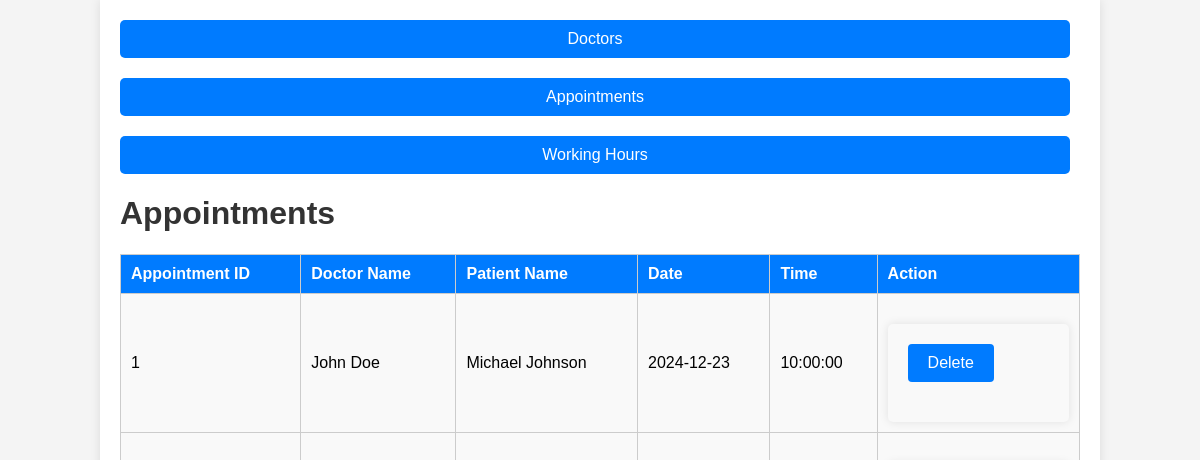
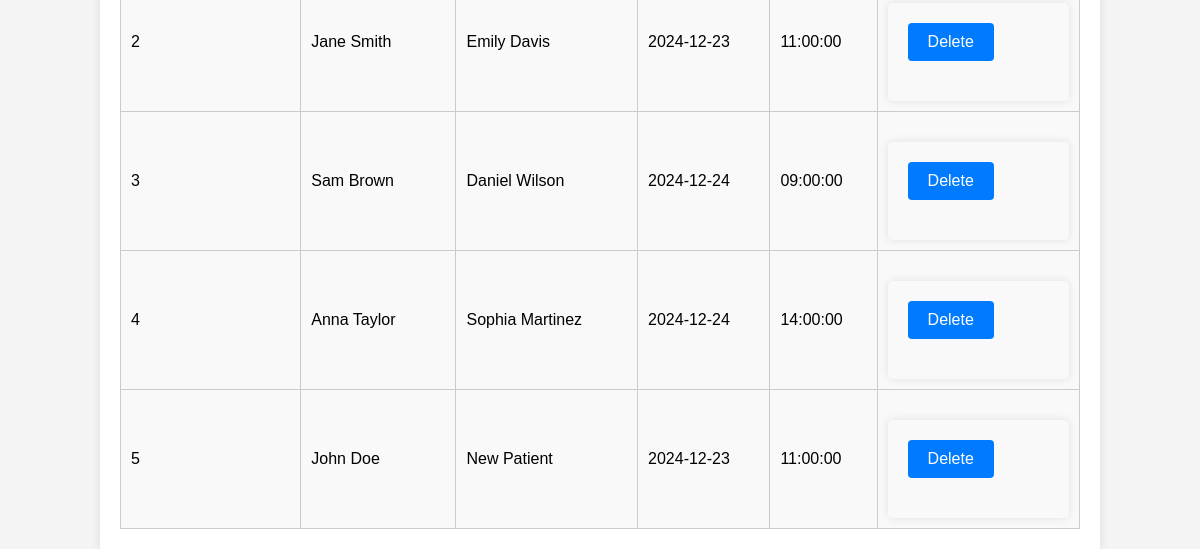
Page /appointments.php on the earlier database version (2 pictures, top to bottom).
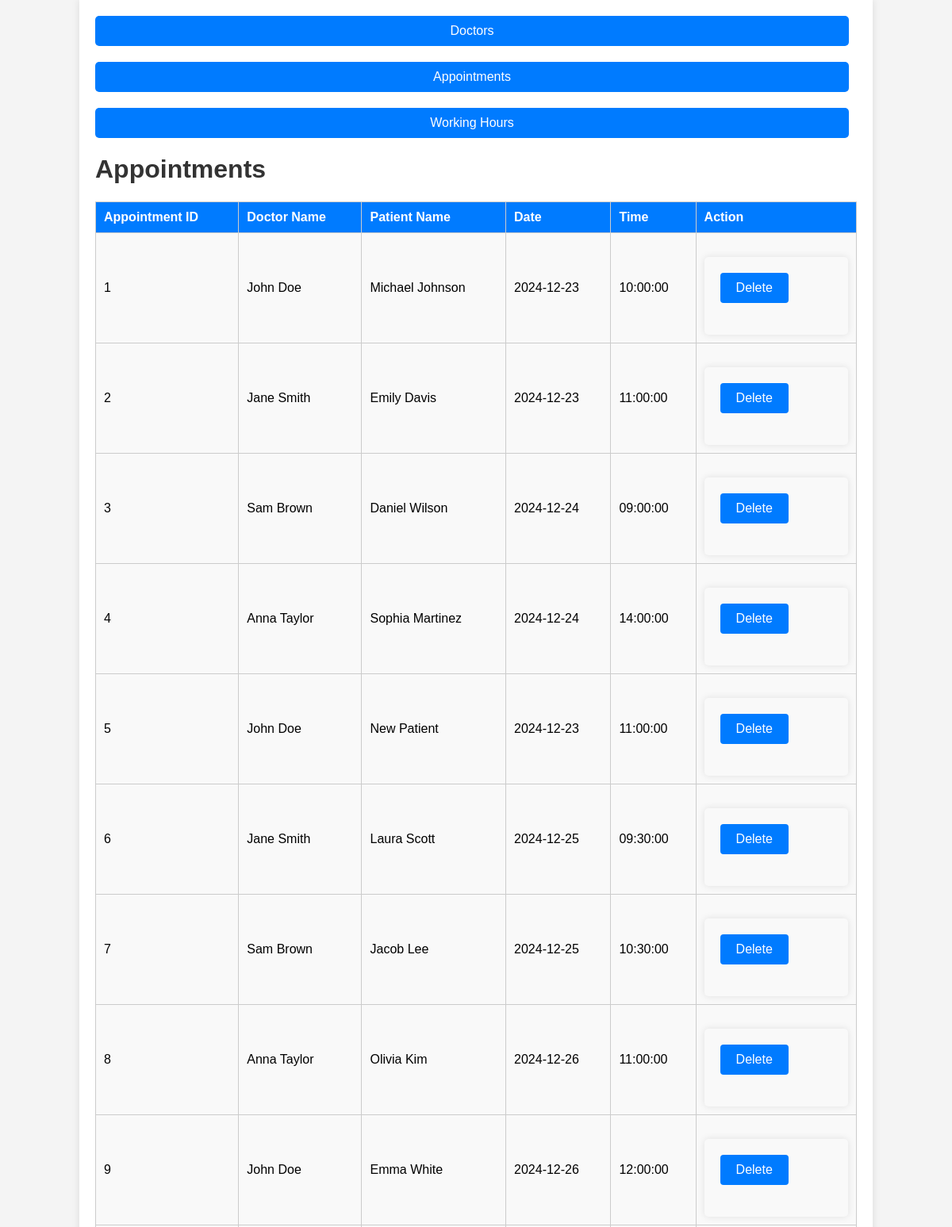
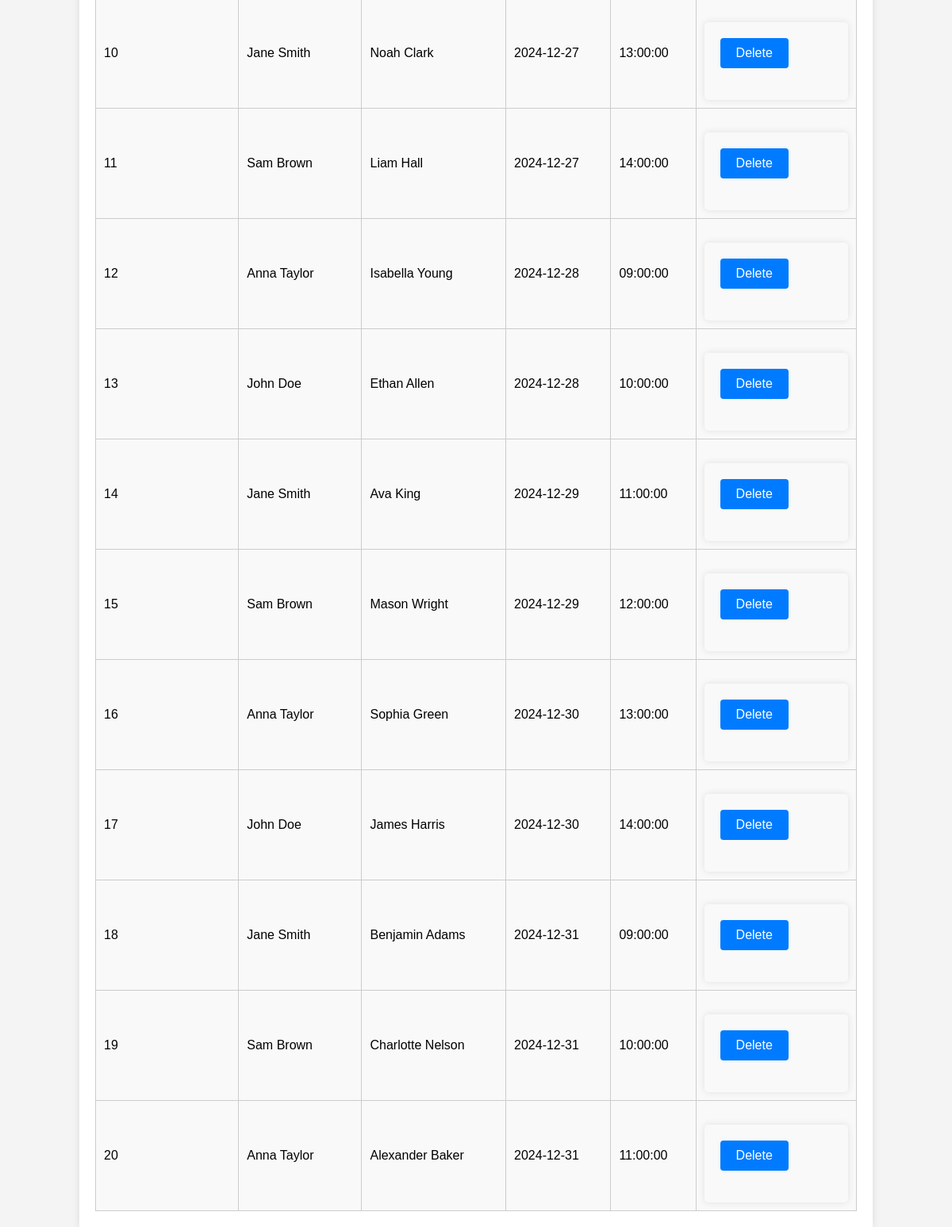
Same page on the later database version (2 pictures, top to bottom).
### tables this page shows
CREATE TABLE `Appointments` (
  `appointment_id` int NOT NULL,
  `doctor_id` int DEFAULT NULL,
  `patient_name` varchar(255) NOT NULL,
  `appointment_date` date NOT NULL,
  `appointment_time` time NOT NULL
);

CREATE TABLE `Doctors` (
  `doctor_id` int NOT NULL,
  `first_name` varchar(255) NOT NULL,
  `last_name` varchar(255) NOT NULL,
  `specialty_id` varchar(255) NOT NULL,
  `phone_number` varchar(20) DEFAULT NULL,
  `email` varchar(255) DEFAULT NULL,
  `room_number` varchar(10) DEFAULT NULL
);

### appointments.php (the view, shortened to what this page needs)
<?php include 'db.php'; ?>
<!DOCTYPE html>
<html lang="en">
<head>
    <link rel="stylesheet" href="style.css">
</head>
<body>
    <div class="container">
        <div class="navigation">
            <a href="index.php" class="button">Doctors</a>
            <a href="appointments.php" class="button">Appointments</a>
            <a href="working_hours.php" class="button">Working Hours</a>
        </div>
        <h1>Appointments</h1>
        <table>
            <thead>
                <tr>
                    <th>Appointment ID</th>
                    <th>Doctor Name</th>
                    <th>Patient Name</th>
                    <th>Date</th>
                    <th>Time</th>
                    <th>Action</th>
                </tr>
            </thead>
            <tbody>
                <?php
                $sql = "SELECT a.appointment_id, d.first_name, d.last_name, a.patient_name, a.appointment_date, a.appointment_time
                        FROM Appointments a
                        JOIN Doctors d ON a.doctor_id = d.doctor_id";
                $result = $conn->query($sql);
                if ($result->num_rows > 0) {
                    while($row = $result->fetch_assoc()) {
                        echo "<tr>
                                <td>" . $row["appointment_id"] . "</td>
                                <td>" . $row["first_name"] . " " . $row["last_name"] . "</td>
                                <td>" . $row["patient_name"] . "</td>
                                <td>" . $row["appointment_date"] . "</td>
                                <td>" . $row["appointment_time"] . "</td>
                                <td>
                                    <form method='post' action='appointments.php'>
                                        <input type='hidden' name='appointment_id' value='" . $row["appointment_id"] . "'>
                                        <input type='submit' name='delete_appointment' value='Delete' class='button' onclick='return confirm(\"Are you sure you want to delete this appointment?\");'>
                                    </form>
                                </td>
                              </tr>";
                    }
                } else {
                    echo "<tr><td colspan='6'>No appointments found</td></tr>";
                }
                ?>
            </tbody>
        </table>
    </div>
</body>
</html>

### style.css (style rules this page uses)
.button { display: inline-block; background-color: #007BFF; color: #fff; padding: 10px 20px; text-align: center; border-radius: 5px; text-decoration: none; margin-right: 10px; margin-bottom: 20px; }
.navigation { margin-bottom: 20px; }
body { font-family: Arial, sans-serif; background-color: #f4f4f4; margin: 0; padding: 0; }
.container { width: 80%; margin: 0 auto; padding: 20px; background: #fff; box-shadow: 0 0 10px rgba(0, 0, 0, 0.1); }
h1, h2 { color: #333; }
form { margin-top: 20px; padding: 20px; background-color: #f9f9f9; border-radius: 5px; box-shadow: 0 0 10px rgba(0, 0, 0, 0.1); }
form input[type="submit"] { background: #007BFF; color: #fff; padding: 10px 20px; border: none; border-radius: 4px; cursor: pointer; font-size: 16px; }
table { width: 100%; border-collapse: collapse; margin-top: 20px; }
table, th, td { border: 1px solid #ccc; }
th, td { padding: 10px; text-align: left; }
th { background: #007BFF; color: #fff; }
td { background-color: #f9f9f9; }
.navigation a { display: block; }

Differences in the rows shown:
added appointments: appointment_id "6", doctor.first_name "Jane", doctor.last_name "Smith", patient_name "Laura Scott", appointment_date "2024-12-25", appointment_time "09:30:00"
added appointments: appointment_id "7", doctor.first_name "Sam", doctor.last_name "Brown", patient_name "Jacob Lee", appointment_date "2024-12-25", appointment_time "10:30:00"
added appointments: appointment_id "8", doctor.first_name "Anna", doctor.last_name "Taylor", patient_name "Olivia Kim", appointment_date "2024-12-26", appointment_time "11:00:00"
added appointments: appointment_id "9", doctor.first_name "John", doctor.last_name "Doe", patient_name "Emma White", appointment_date "2024-12-26", appointment_time "12:00:00"
added appointments: appointment_id "10", doctor.first_name "Jane", doctor.last_name "Smith", patient_name "Noah Clark", appointment_date "2024-12-27", appointment_time "13:00:00"
added appointments: appointment_id "11", doctor.first_name "Sam", doctor.last_name "Brown", patient_name "Liam Hall", appointment_date "2024-12-27", appointment_time "14:00:00"
added appointments: appointment_id "12", doctor.first_name "Anna", doctor.last_name "Taylor", patient_name "Isabella Young", appointment_date "2024-12-28", appointment_time "09:00:00"
added appointments: appointment_id "13", doctor.first_name "John", doctor.last_name "Doe", patient_name "Ethan Allen", appointment_date "2024-12-28", appointment_time "10:00:00"
added appointments: appointment_id "14", doctor.first_name "Jane", doctor.last_name "Smith", patient_name "Ava King", appointment_date "2024-12-29", appointment_time "11:00:00"
added appointments: appointment_id "15", doctor.first_name "Sam", doctor.last_name "Brown", patient_name "Mason Wright", appointment_date "2024-12-29", appointment_time "12:00:00"
added appointments: appointment_id "16", doctor.first_name "Anna", doctor.last_name "Taylor", patient_name "Sophia Green", appointment_date "2024-12-30", appointment_time "13:00:00"
added appointments: appointment_id "17", doctor.first_name "John", doctor.last_name "Doe", patient_name "James Harris", appointment_date "2024-12-30", appointment_time "14:00:00"
added appointments: appointment_id "18", doctor.first_name "Jane", doctor.last_name "Smith", patient_name "Benjamin Adams", appointment_date "2024-12-31", appointment_time "09:00:00"
added appointments: appointment_id "19", doctor.first_name "Sam", doctor.last_name "Brown", patient_name "Charlotte Nelson", appointment_date "2024-12-31", appointment_time "10:00:00"
added appointments: appointment_id "20", doctor.first_name "Anna", doctor.last_name "Taylor", patient_name "Alexander Baker", appointment_date "2024-12-31", appointment_time "11:00:00"
